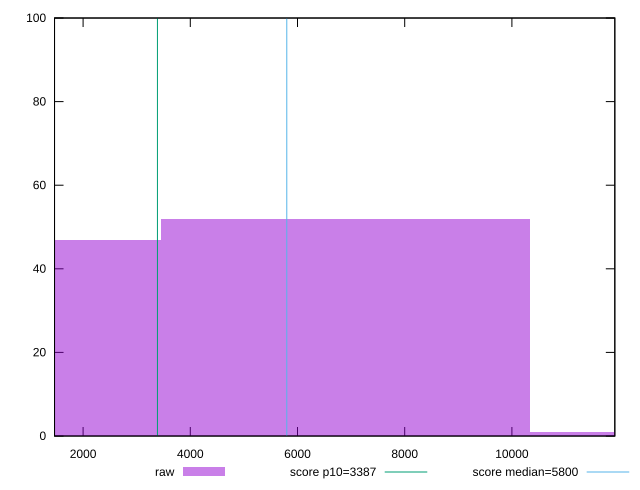

Write the gnuplot code that produced this figure.
reset

$raw <<EOF
13778.540343736364 1
0 47
6889.270171868182 52
EOF

set key outside below
set boxwidth 6889.270171868182
set xrange [1467.111:11920.11762751959]
set yrange [0:100]
set trange [0:100]
set style fill transparent solid 0.5 noborder

set parametric
set terminal svg size 640, 490 enhanced background rgb 'white'
set output "reports/report_00028_2021-02-24T12-49-42.674Z/speed-index/samples/agenda/raw/histogram.svg"

plot $raw title "raw" with boxes, \
     3387,t title "score p10=3387", \
     5800,t title "score median=5800"

reset
